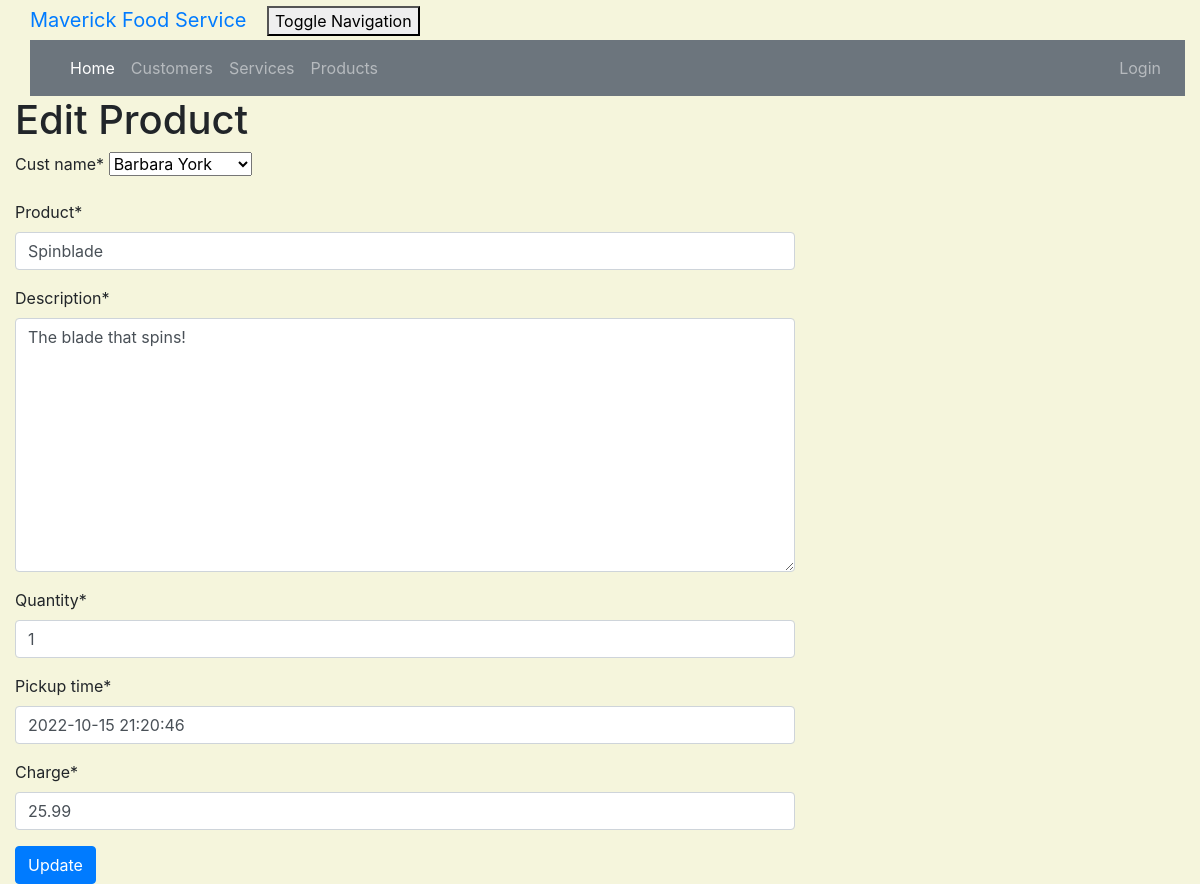
/product/1/edit/, run on the app's committed database.
### crm/models.py (models this page shows, shortened)
class Customer(models.Model):
    cust_name = models.CharField(max_length=50)
    email = models.EmailField(max_length=100)
    phone = models.CharField(max_length=20)
    bldgroom = models.CharField(max_length=100)
    address = models.CharField(max_length=200)
    city = models.CharField(max_length=50)
    state = models.CharField(max_length=50)
    zipcode = models.CharField(max_length=10)
    organization = models.CharField(max_length=100)
    role = models.CharField(max_length=100)
    def __str__ (self):
        return self.cust_name

class Product(models.Model):
    cust_name = models.ForeignKey(Customer, on_delete=models.CASCADE, related_name='products')
    product = models.CharField(max_length=100)
    description = models.TextField()
    quantity = models.IntegerField()
    pickup_time = models.DateTimeField(
        default=timezone.now)
    charge = models.DecimalField(max_digits=10, decimal_places=2)
    created_date = models.DateTimeField(
        default=timezone.now)
    updated_date = models.DateTimeField(auto_now_add=True)

### crm/views.py (the view)
# urls.py: path('product/<int:pk>/edit/', views.product_edit, name='product_edit'),
def product_edit(request, pk):
    product = get_object_or_404(Product, pk=pk)
    if request.method == "POST":
        form = ProductForm(request.POST, instance=product)
        if form.is_valid():
            product = form.save()
            product.updated_date = timezone.now()
            product.save()
            products = Product.objects.filter(created_date__lte=timezone.now())
            return render(request, 'crm/product_list.html', {'products': products})
    else:
        form = ProductForm(instance=product)
    return render(request, 'crm/product_edit.html', {'form': form})

### crm/forms.py
class ProductForm(forms.ModelForm):
    class Meta:
        model = Product
        fields=('cust_name', 'product', 'description', 'quantity', 'pickup_time', 'charge' )

### crm/Templates/crm/product_edit.html (shortened to what this page needs)
<!DOCTYPE html>
<html lang="en">
{% extends 'crm/base.html' %}
{% load crispy_forms_tags %}
{% block content %}
    <h1>Edit Product</h1>
    <form method="POST" class="product-form">{% csrf_token %}
        {{ form|crispy }}
        <button type="submit" class="btn btn-primary">Update</button>
    </form>
{% endblock %}

### crm/static/css/portfolio.css (style rules this page uses)
body { padding-left: 15px; }

### crm/Templates/crm/product_edit.html (style rules this page uses)
body { background-color: beige; }

### data on the page
Customer: cust_name "Barbara York"
Product: product "Spinblade", description "The blade that spins!", quantity "1", pickup_time "2022-10-15 21:20:46", charge "25.99"
